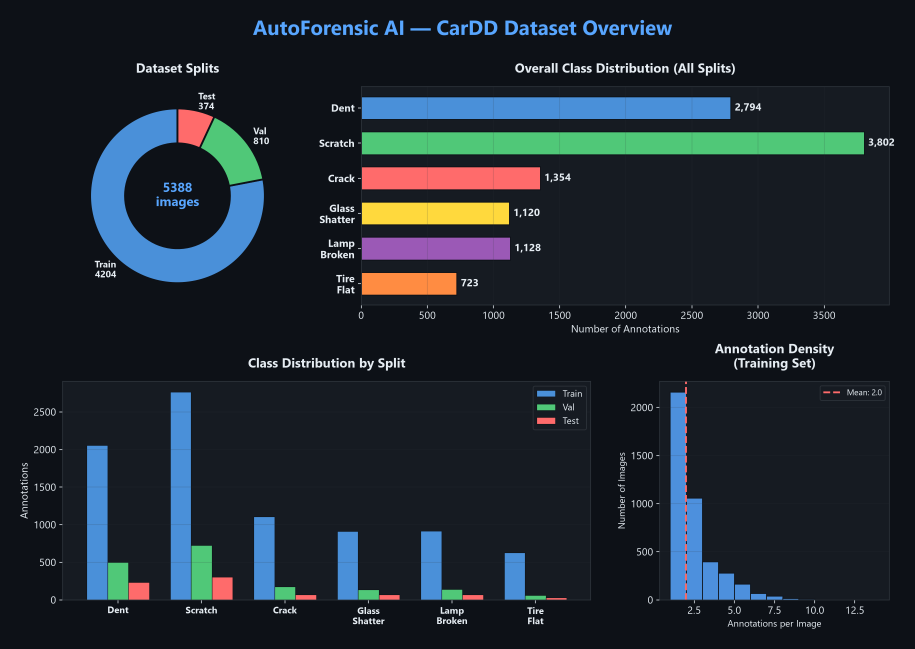
#> input picture visualizations/01_dataset_overview.png, 2744 x 1946 px (shown at 1/3 size)
$ python -i file_validator.py   (imports and definitions only)
#> lines starting #> are read from the running program, lines starting #| are printed output that depends on the picture
"""
AutoForensic AI — File Signature Validator & Image Re-encoding Sanitizer
=========================================================================
Security Layer 1: Validates raw byte-level file signatures (magic bytes)
to block polyglot malware, executable payloads, and script injections
disguised as image uploads. Then re-encodes the image through Pillow
to neutralize any steganographic payloads or appended web-shells.

Supported formats: JPEG, PNG, WebP, BMP, TIFF
Blocked payloads:  PE executables, ELF binaries, PHP/JS injections,
                   ZIP/RAR archives embedded in image streams

References:
    - File Signatures: https://en.wikipedia.org/wiki/List_of_file_signatures
    - Polyglot Attacks: https://portswigger.net/research/bypassing-csp-using-polyglot-jpegs
"""

import io
import os
import struct
import logging
from pathlib import Path
from typing import Optional, Tuple

import numpy as np
from PIL import Image

logger = logging.getLogger("autoforensic.forensics.file_validator")


# ══════════════════════════════════════════════════════════════
# MAGIC BYTE SIGNATURES — Known file format headers
# ══════════════════════════════════════════════════════════════

# Valid image format signatures: (offset, magic_bytes, format_name)
VALID_IMAGE_SIGNATURES = [
    (0, b"\xFF\xD8\xFF",             "JPEG"),       # JPEG/JFIF/EXIF
    (0, b"\x89PNG\r\n\x1A\n",       "PNG"),         # PNG
    (0, b"RIFF",                     "WebP"),        # WebP (RIFF container)
    (0, b"BM",                       "BMP"),         # BMP
    (0, b"II\x2A\x00",              "TIFF_LE"),     # TIFF Little-Endian
    (0, b"MM\x00\x2A",              "TIFF_BE"),     # TIFF Big-Endian
]

# Dangerous payload signatures that MUST be rejected
MALICIOUS_SIGNATURES = [
    (0, b"MZ",                       "PE_EXECUTABLE"),       # Windows PE (.exe, .dll)
    (0, b"\x7FELF",                  "ELF_BINARY"),          # Linux ELF binary
    (0, b"PK\x03\x04",              "ZIP_ARCHIVE"),          # ZIP (could be docx/jar)
    (0, b"Rar!\x1A\x07",            "RAR_ARCHIVE"),          # RAR archive
    (0, b"\x1F\x8B",                "GZIP_ARCHIVE"),         # GZIP archive
    (0, b"\xCA\xFE\xBA\xBE",        "JAVA_CLASS"),           # Java .class file
    (0, b"%PDF",                     "PDF_DOCUMENT"),         # PDF (can embed JS)
]

# Script injection patterns to scan for within the file body
SCRIPT_INJECTION_PATTERNS = [
    b"<?php",           # PHP web-shell
    b"<script",         # JavaScript injection
    b"<%",              # ASP/JSP injection
    b"#!/",             # Unix shebang (shell scripts)
    b"eval(",           # Common obfuscation pattern
    b"base64_decode(",  # PHP payload decoder
    b"exec(",           # Command execution
    b"import os",       # Python script injection
]

# Maximum file size: 25 MB (prevents DoS via oversized uploads)
MAX_FILE_SIZE_BYTES = 25 * 1024 * 1024

# Minimum file size: 1 KB (rejects empty/corrupt stubs)
MIN_FILE_SIZE_BYTES = 1024

# Scan depth for script injections (bytes from end of file)
TAIL_SCAN_BYTES = 8192


class FileValidationResult:
    """Structured result from file validation."""

    def __init__(
        self,
        is_valid: bool,
        detected_format: Optional[str] = None,
        file_size_bytes: int = 0,
        image_dimensions: Optional[Tuple[int, int]] = None,
        sanitized_bytes: Optional[bytes] = None,
        rejection_reason: Optional[str] = None,
        warnings: Optional[list] = None,
    ):
        self.is_valid = is_valid
        self.detected_format = detected_format
        self.file_size_bytes = file_size_bytes
        self.image_dimensions = image_dimensions
        self.sanitized_bytes = sanitized_bytes
        self.rejection_reason = rejection_reason
        self.warnings = warnings or []

    # [18 lines left out: functions to_dict, __repr__, not called in this run]


class FileValidator:
    """
    Validates uploaded image files at the byte level and re-encodes
    them to neutralize hidden payloads.

    Pipeline:
        1. Check file size bounds (1 KB – 25 MB)
        2. Read raw header bytes and match against magic-byte tables
        3. Reject if malicious signatures detected (PE, ELF, ZIP, etc.)
        4. Scan file tail for appended script injections (PHP, JS, etc.)
        5. Attempt Pillow decode to verify image structural integrity
        6. Re-encode through Pillow to strip any non-pixel payload data
        7. Return sanitized image bytes + validation report

    Usage:
        >>> validator = FileValidator()
        >>> result = validator.validate("path/to/car_damage.jpg")
        >>> if result.is_valid:
        ...     clean_image_bytes = result.sanitized_bytes
    """

    ALLOWED_FORMATS = {"JPEG", "PNG", "WEBP", "BMP", "TIFF"}

    def __init__(
        self,
        max_file_size: int = MAX_FILE_SIZE_BYTES,
        min_file_size: int = MIN_FILE_SIZE_BYTES,
        allowed_formats: Optional[set] = None,
        re_encode_quality: int = 95,
    ):
        """
        Args:
            max_file_size: Maximum allowed file size in bytes (default 25 MB).
            min_file_size: Minimum allowed file size in bytes (default 1 KB).
            allowed_formats: Set of allowed image format names.
            re_encode_quality: JPEG quality for re-encoded output (default 95).
        """
        self.max_file_size = max_file_size
        self.min_file_size = min_file_size
        self.allowed_formats = allowed_formats or self.ALLOWED_FORMATS
        self.re_encode_quality = re_encode_quality

    def validate(self, image_input) -> FileValidationResult:
        """
        Validate an image from a file path or raw bytes.

        Args:
            image_input: File path (str/Path) or raw bytes of the image.

        Returns:
            FileValidationResult with validation status and sanitized bytes.
        """
        warnings = []

        # ── Step 0: Read raw bytes ──
        try:
            if isinstance(image_input, (str, Path)):
                path = Path(image_input)
                if not path.exists():
                    return FileValidationResult(
                        is_valid=False,
                        rejection_reason=f"File not found: {path}",
                    )
                raw_bytes = path.read_bytes()
            elif isinstance(image_input, bytes):
                raw_bytes = image_input
            elif isinstance(image_input, io.BytesIO):
                raw_bytes = image_input.getvalue()
            else:
                return FileValidationResult(
                    is_valid=False,
                    rejection_reason=f"Unsupported input type: {type(image_input).__name__}",
                )
        except Exception as e:
            return FileValidationResult(
                is_valid=False,
                rejection_reason=f"Failed to read file: {e}",
            )

        file_size = len(raw_bytes)

        # ── Step 1: File size bounds check ──
        if file_size < self.min_file_size:
            return FileValidationResult(
                is_valid=False,
                file_size_bytes=file_size,
                rejection_reason=(
                    f"File too small ({file_size:,} bytes). "
                    f"Minimum: {self.min_file_size:,} bytes. "
                    f"Likely corrupt or empty stub."
                ),
            )

        if file_size > self.max_file_size:
            return FileValidationResult(
                is_valid=False,
                file_size_bytes=file_size,
                rejection_reason=(
                    f"File too large ({file_size:,} bytes). "
                    f"Maximum: {self.max_file_size:,} bytes. "
                    f"Potential denial-of-service vector."
                ),
            )

        # ── Step 2: Check for MALICIOUS signatures ──
        for offset, signature, threat_name in MALICIOUS_SIGNATURES:
            if raw_bytes[offset : offset + len(signature)] == signature:
                logger.warning(
                    "BLOCKED: Malicious file signature detected — %s", threat_name
                )
                return FileValidationResult(
                    is_valid=False,
                    file_size_bytes=file_size,
                    rejection_reason=(
                        f"Malicious file signature detected: {threat_name}. "
                        f"This is NOT a valid image file."
                    ),
                )

        # ── Step 3: Match against valid image signatures ──
        detected_format = None
        for offset, signature, fmt_name in VALID_IMAGE_SIGNATURES:
            if raw_bytes[offset : offset + len(signature)] == signature:
                detected_format = fmt_name
                break

        if detected_format is None:
            return FileValidationResult(
                is_valid=False,
                file_size_bytes=file_size,
                rejection_reason=(
                    f"Unrecognized file signature. Header bytes: "
                    f"{raw_bytes[:16].hex(' ')}. "
                    f"Not a supported image format."
                ),
            )

        # WebP requires additional validation (must contain WEBP marker)
        if detected_format == "WebP":
            if raw_bytes[8:12] != b"WEBP":
                return FileValidationResult(
                    is_valid=False,
                    file_size_bytes=file_size,
                    detected_format="RIFF_NON_WEBP",
                    rejection_reason=(
                        "RIFF container detected but not WebP format. "
                        "Could be AVI/WAV masquerading as image."
                    ),
                )

        # Normalize format names for Pillow compatibility
        fmt_normalized = detected_format.split("_")[0]  # TIFF_LE → TIFF

        # ── Step 4: Scan for appended script injections ──
        tail_region = raw_bytes[-TAIL_SCAN_BYTES:] if file_size > TAIL_SCAN_BYTES else raw_bytes
        # Also scan a region after the image data that may contain appended scripts
        for pattern in SCRIPT_INJECTION_PATTERNS:
            pattern_lower = pattern.lower()
            if pattern_lower in tail_region.lower():
                logger.warning(
                    "BLOCKED: Script injection pattern found — %s",
                    pattern.decode("ascii", errors="replace"),
                )
                return FileValidationResult(
                    is_valid=False,
                    file_size_bytes=file_size,
                    detected_format=fmt_normalized,
                    rejection_reason=(
                        f"Embedded script injection detected: "
                        f"'{pattern.decode('ascii', errors='replace')}' pattern "
                        f"found in file tail. Likely polyglot attack."
                    ),
                )

        # ── Step 5: Pillow structural integrity check ──
        try:
            img = Image.open(io.BytesIO(raw_bytes))
            img.verify()  # Verify without full decode

            # Re-open for actual pixel access (verify() closes the image)
            img = Image.open(io.BytesIO(raw_bytes))
            img.load()  # Force full pixel decode
        except Exception as e:
            return FileValidationResult(
                is_valid=False,
                file_size_bytes=file_size,
                detected_format=fmt_normalized,
                rejection_reason=(
                    f"Image structural integrity check failed: {e}. "
                    f"File has valid magic bytes but corrupt image data."
                ),
            )

        image_dimensions = img.size  # (width, height)
        pillow_format = img.format or fmt_normalized

        # Validate dimensions (reject extremely small or suspiciously large)
        width, height = image_dimensions
        if width < 50 or height < 50:
            warnings.append(
                f"Very small image ({width}x{height}). "
                f"May not contain meaningful vehicle damage data."
            )

        if width > 8000 or height > 8000:
            warnings.append(
                f"Very large image ({width}x{height}). "
                f"Consider downscaling for processing efficiency."
            )

        # ── Step 6: Re-encode to strip hidden payloads ──
        try:
            sanitized_bytes = self._re_encode_image(img, pillow_format)
        except Exception as e:
            return FileValidationResult(
                is_valid=False,
                file_size_bytes=file_size,
                detected_format=fmt_normalized,
                image_dimensions=image_dimensions,
                rejection_reason=(
                    f"Image re-encoding failed: {e}. "
                    f"File may contain malformed pixel data."
                ),
            )

        size_diff = file_size - len(sanitized_bytes)
        if size_diff > 50000:  # > 50KB of non-pixel data stripped
            warnings.append(
                f"Re-encoding stripped {size_diff:,} bytes of non-pixel data. "
                f"Original file may have contained appended payloads."
            )

        logger.info(
            "PASSED: %s image (%dx%d, %s bytes) validated and sanitized.",
            fmt_normalized, width, height, f"{file_size:,}",
        )

        return FileValidationResult(
            is_valid=True,
            detected_format=fmt_normalized,
            file_size_bytes=file_size,
            image_dimensions=image_dimensions,
            sanitized_bytes=sanitized_bytes,
            warnings=warnings,
        )

    # [71 lines left out: functions _re_encode_image, validate_and_save, not called in this run]

>>> import cv2
>>> picture = cv2.imread('../visualizations/01_dataset_overview.png', cv2.IMREAD_GRAYSCALE)
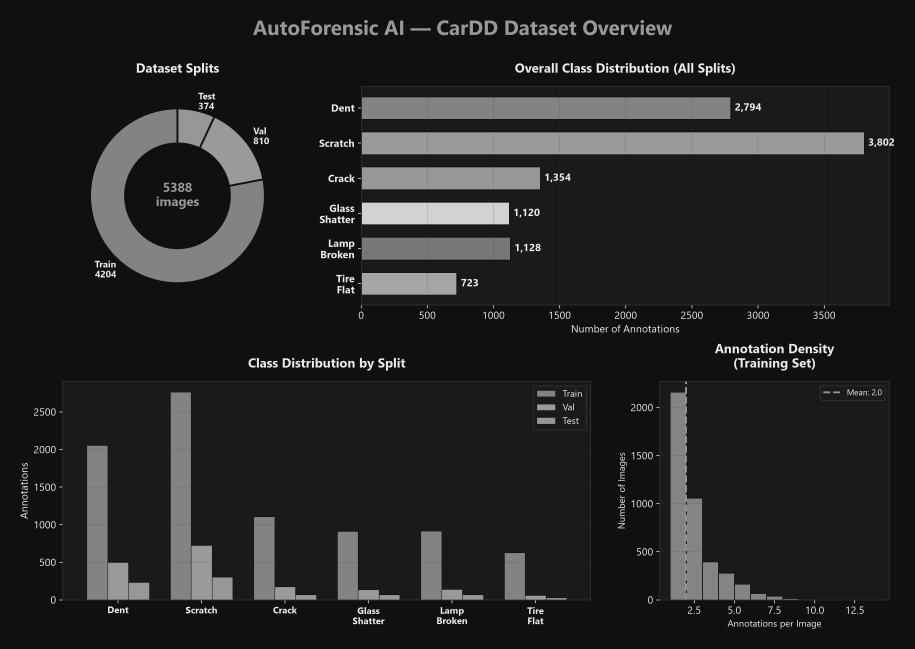
#> picture: shape (1946, 2744) (shown at 1/3 size); min 16, max 235, mean 37.6
>>> result = FileValidator().validate(picture)

$ run again, on visualizations/03_imbalance_ratio_improvement.png
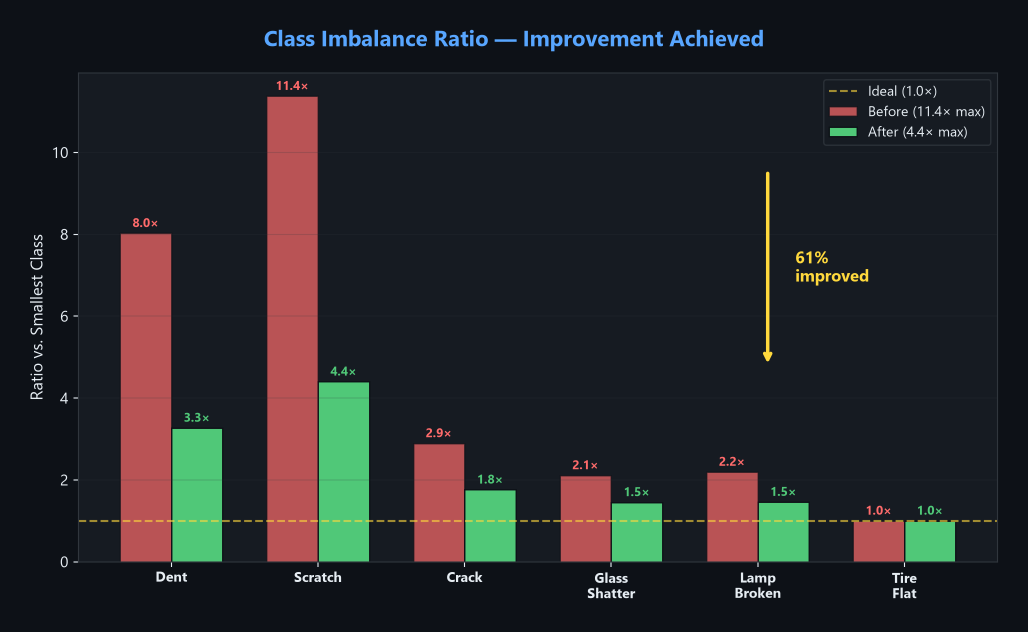
#> input picture visualizations/03_imbalance_ratio_improvement.png, 2055 x 1264 px (shown at 1/2 size)
#> `picture = cv2.imread('../visualizations/01_dataset_overview.png', cv2...`:
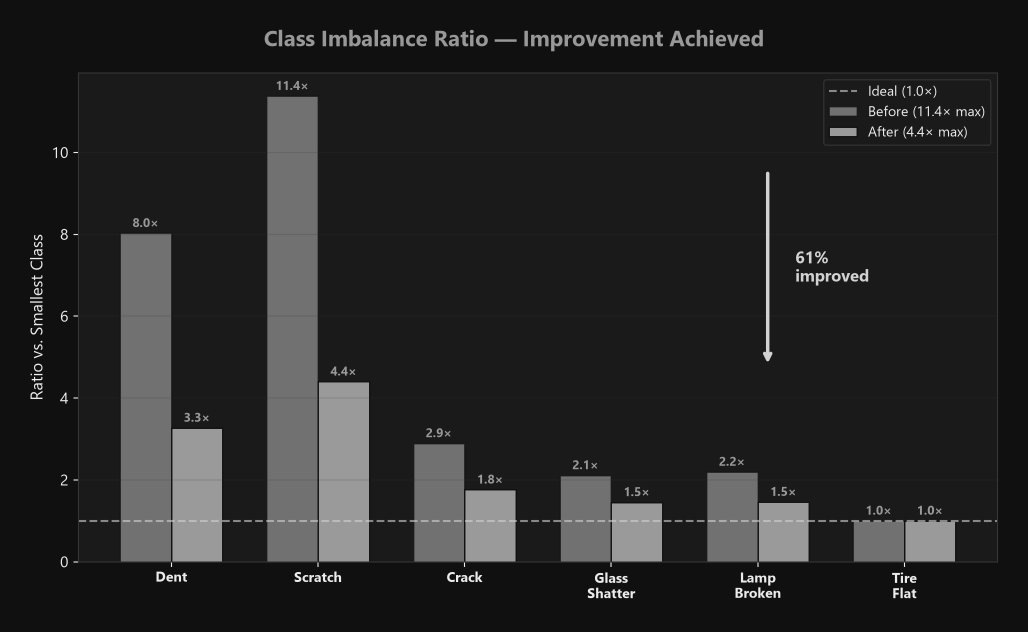
#> picture: shape (1264, 2055) (shown at 1/2 size); min 16, max 235, mean 38.3

$ run again, on visualizations/04_damage_cooccurrence_heatmap.png
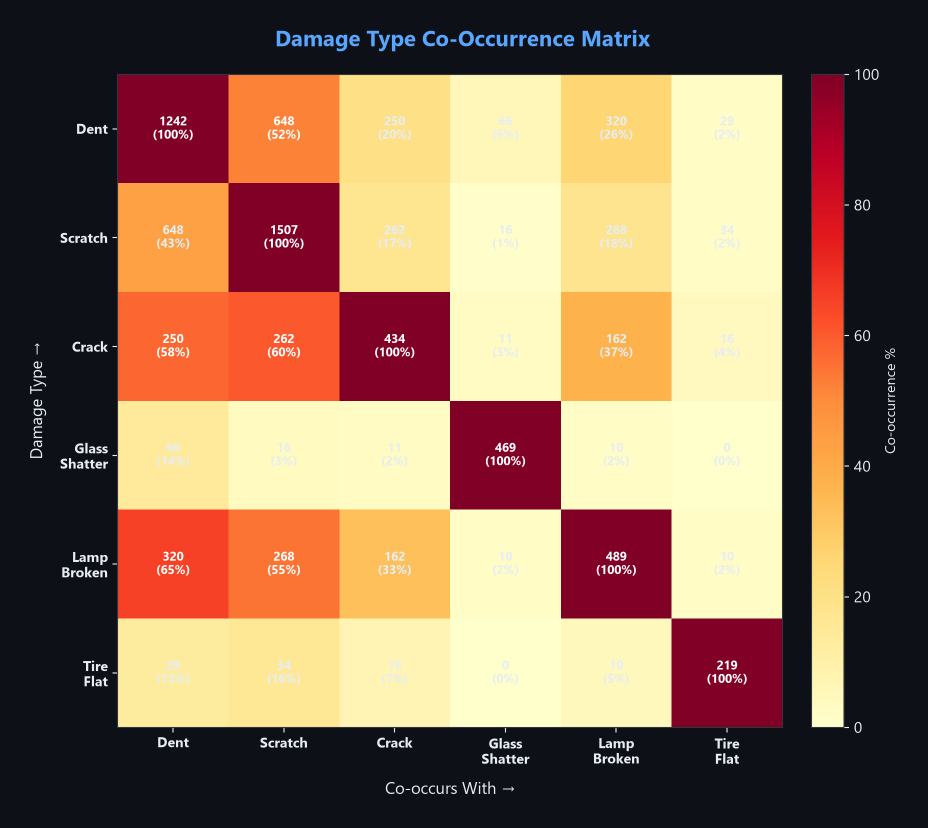
#> input picture visualizations/04_damage_cooccurrence_heatmap.png, 1855 x 1655 px (shown at 1/2 size)
#> `picture = cv2.imread('../visualizations/01_dataset_overview.png', cv2...`:
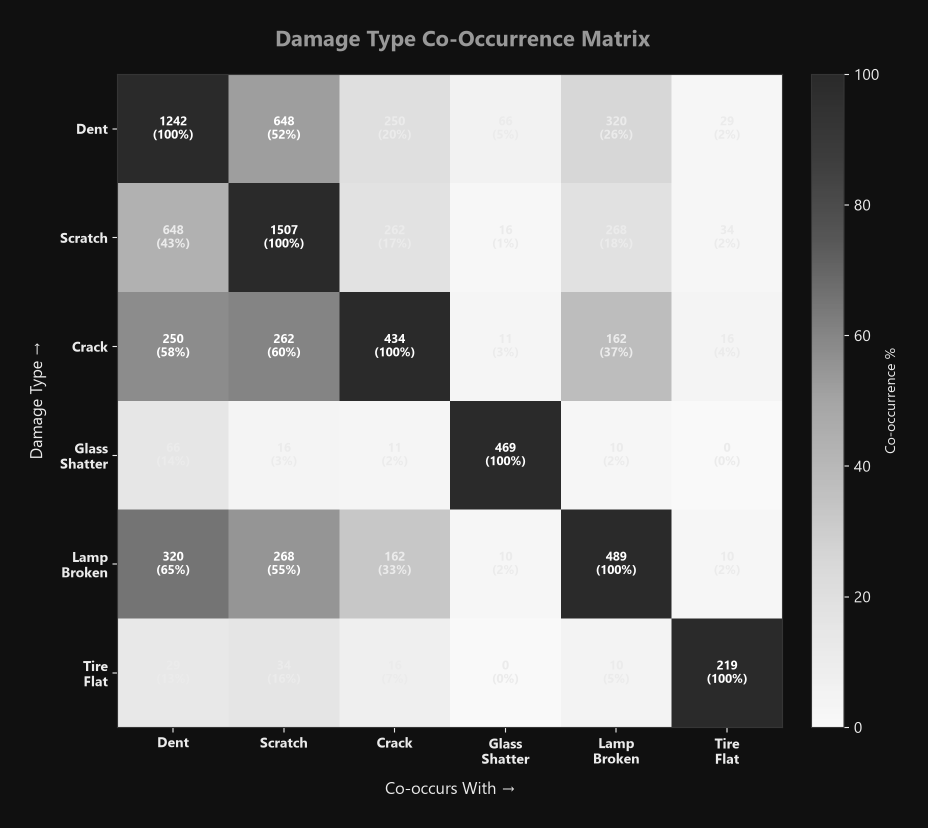
#> picture: shape (1655, 1855) (shown at 1/2 size); min 16, max 255, mean 119.1
